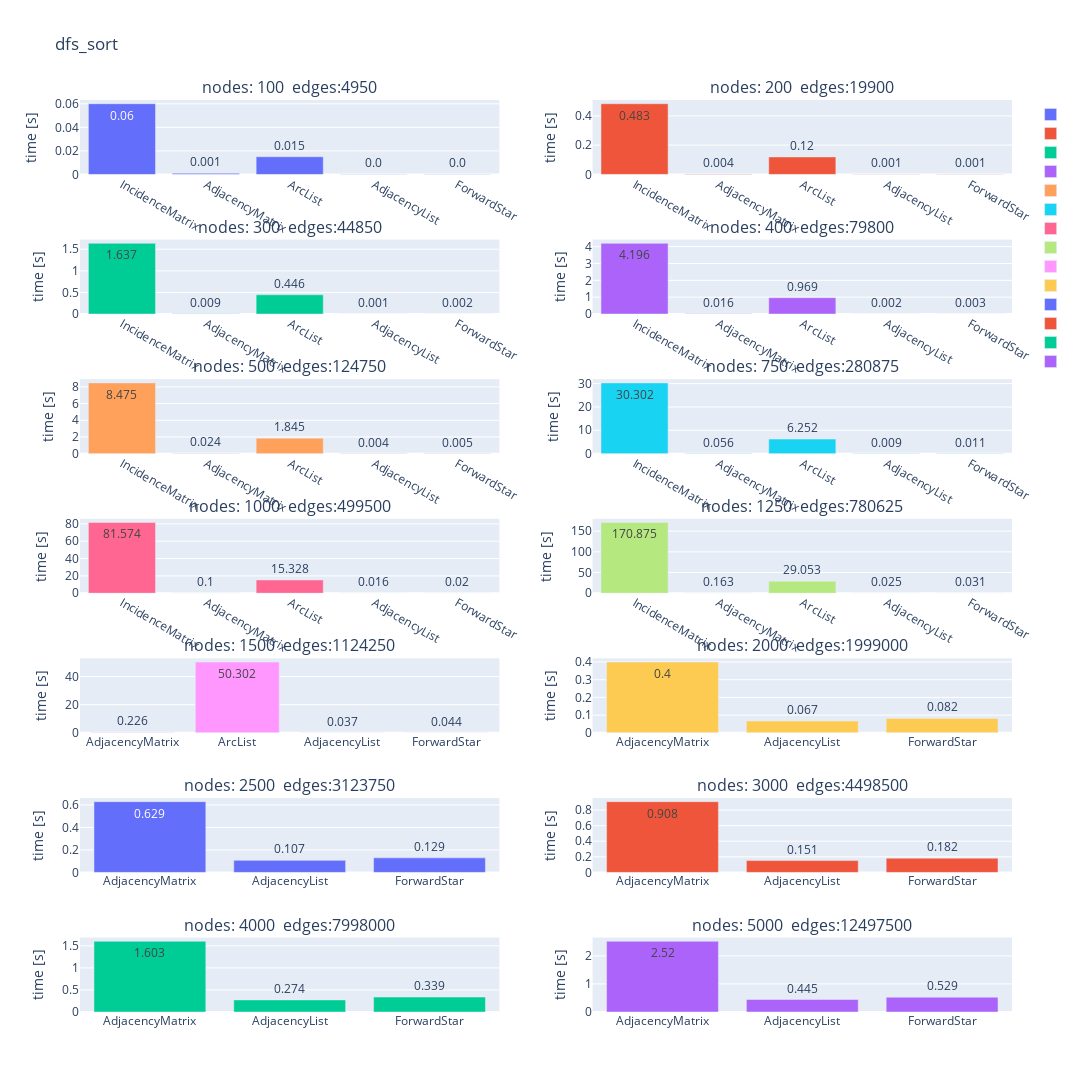

The notebook cell this image was saved under:
### Code cell
compareSortTimesForGraphSizes(times["dfs_sort"], "dfs_sort")

### Figure 1 — Plotly figure (JSON) as saved in the notebook; plotly's stock layout.template omitted (floating-point values rounded to 4 significant figures)
{"data": [{"name": "", "text": ["0.06", "0.001", "0.015", "0.0", "0.0"], "textposition": "auto", "type": "bar", "x": ["IncidenceMatrix", "AdjacencyMatrix", "ArcList", "AdjacencyList", "ForwardStar"], "xaxis": "x", "y": [0.06009, 0.0009658, 0.01505, 0.0001688, 0.0002029], "yaxis": "y"}, {"name": "", "text": ["0.483", "0.004", "0.12", "0.001", "0.001"], "textposition": "auto", "type": "bar", "x": ["IncidenceMatrix", "AdjacencyMatrix", "ArcList", "AdjacencyList", "ForwardStar"], "xaxis": "x2", "y": [0.4828, 0.003859, 0.1197, 0.0005429, 0.000747], "yaxis": "y2"}, {"name": "", "text": ["1.637", "0.009", "0.446", "0.001", "0.002"], "textposition": "auto", "type": "bar", "x": ["IncidenceMatrix", "AdjacencyMatrix", "ArcList", "AdjacencyList", "ForwardStar"], "xaxis": "x3", "y": [1.637, 0.008517, 0.4457, 0.001339, 0.001646], "yaxis": "y3"}, {"name": "", "text": ["4.196", "0.016", "0.969", "0.002", "0.003"], "textposition": "auto", "type": "bar", "x": ["IncidenceMatrix", "AdjacencyMatrix", "ArcList", "AdjacencyList", "ForwardStar"], "xaxis": "x4", "y": [4.196, 0.01566, 0.9687, 0.002316, 0.002855], "yaxis": "y4"}, {"name": "", "text": ["8.475", "0.024", "1.845", "0.004", "0.005"], "textposition": "auto", "type": "bar", "x": ["IncidenceMatrix", "AdjacencyMatrix", "ArcList", "AdjacencyList", "ForwardStar"], "xaxis": "x5", "y": [8.475, 0.02444, 1.845, 0.003749, 0.004647], "yaxis": "y5"}, {"name": "", "text": ["30.302", "0.056", "6.252", "0.009", "0.011"], "textposition": "auto", "type": "bar", "x": ["IncidenceMatrix", "AdjacencyMatrix", "ArcList", "AdjacencyList", "ForwardStar"], "xaxis": "x6", "y": [30.3, 0.05633, 6.252, 0.008947, 0.01112], "yaxis": "y6"}, {"name": "", "text": ["81.574", "0.1", "15.328", "0.016", "0.02"], "textposition": "auto", "type": "bar", "x": ["IncidenceMatrix", "AdjacencyMatrix", "ArcList", "AdjacencyList", "ForwardStar"], "xaxis": "x7", "y": [81.57, 0.09969, 15.33, 0.01599, 0.02008], "yaxis": "y7"}, {"name": "", "text": ["170.875", "0.163", "29.053", "0.025", "0.031"], "textposition": "auto", "type": "bar", "x": ["IncidenceMatrix", "AdjacencyMatrix", "ArcList", "AdjacencyList", "ForwardStar"], "xaxis": "x8", "y": [170.9, 0.1635, 29.05, 0.02545, 0.03056], "yaxis": "y8"}, {"name": "", "text": ["0.226", "50.302", "0.037", "0.044"], "textposition": "auto", "type": "bar", "x": ["AdjacencyMatrix", "ArcList", "AdjacencyList", "ForwardStar"], "xaxis": "x9", "y": [0.2256, 50.3, 0.03713, 0.04425], "yaxis": "y9"}, {"name": "", "text": ["0.4", "0.067", "0.082"], "textposition": "auto", "type": "bar", "x": ["AdjacencyMatrix", "AdjacencyList", "ForwardStar"], "xaxis": "x10", "y": [0.3996, 0.06661, 0.08153], "yaxis": "y10"}, {"name": "", "text": ["0.629", "0.107", "0.129"], "textposition": "auto", "type": "bar", "x": ["AdjacencyMatrix", "AdjacencyList", "ForwardStar"], "xaxis": "x11", "y": [0.6291, 0.1071, 0.1294], "yaxis": "y11"}, {"name": "", "text": ["0.908", "0.151", "0.182"], "textposition": "auto", "type": "bar", "x": ["AdjacencyMatrix", "AdjacencyList", "ForwardStar"], "xaxis": "x12", "y": [0.9075, 0.1515, 0.1823], "yaxis": "y12"}, {"name": "", "text": ["1.603", "0.274", "0.339"], "textposition": "auto", "type": "bar", "x": ["AdjacencyMatrix", "AdjacencyList", "ForwardStar"], "xaxis": "x13", "y": [1.603, 0.2739, 0.3391], "yaxis": "y13"}, {"name": "", "text": ["2.52", "0.445", "0.529"], "textposition": "auto", "type": "bar", "x": ["AdjacencyMatrix", "AdjacencyList", "ForwardStar"], "xaxis": "x14", "y": [2.52, 0.445, 0.5294], "yaxis": "y14"}], "layout": {"annotations": [{"font": {"size": 16}, "showarrow": false, "text": "nodes: 100  edges:4950", "x": 0.225, "xanchor": "center", "xref": "paper", "y": 1.0, "yanchor": "bottom", "yref": "paper"}, {"font": {"size": 16}, "showarrow": false, "text": "nodes: 200  edges:19900", "x": 0.775, "xanchor": "center", "xref": "paper", "y": 1.0, "yanchor": "bottom", "yref": "paper"}, {"font": {"size": 16}, "showarrow": false, "text": "nodes: 300  edges:44850", "x": 0.225, "xanchor": "center", "xref": "paper", "y": 0.8469, "yanchor": "bottom", "yref": "paper"}, {"font": {"size": 16}, "showarrow": false, "text": "nodes: 400  edges:79800", "x": 0.775, "xanchor": "center", "xref": "paper", "y": 0.8469, "yanchor": "bottom", "yref": "paper"}, {"font": {"size": 16}, "showarrow": false, "text": "nodes: 500  edges:124750", "x": 0.225, "xanchor": "center", "xref": "paper", "y": 0.6939, "yanchor": "bottom", "yref": "paper"}, {"font": {"size": 16}, "showarrow": false, "text": "nodes: 750  edges:280875", "x": 0.775, "xanchor": "center", "xref": "paper", "y": 0.6939, "yanchor": "bottom", "yref": "paper"}, {"font": {"size": 16}, "showarrow": false, "text": "nodes: 1000  edges:499500", "x": 0.225, "xanchor": "center", "xref": "paper", "y": 0.5408, "yanchor": "bottom", "yref": "paper"}, {"font": {"size": 16}, "showarrow": false, "text": "nodes: 1250  edges:780625", "x": 0.775, "xanchor": "center", "xref": "paper", "y": 0.5408, "yanchor": "bottom", "yref": "paper"}, {"font": {"size": 16}, "showarrow": false, "text": "nodes: 1500  edges:1124250", "x": 0.225, "xanchor": "center", "xref": "paper", "y": 0.3878, "yanchor": "bottom", "yref": "paper"}, {"font": {"size": 16}, "showarrow": false, "text": "nodes: 2000  edges:1999000", "x": 0.775, "xanchor": "center", "xref": "paper", "y": 0.3878, "yanchor": "bottom", "yref": "paper"}, {"font": {"size": 16}, "showarrow": false, "text": "nodes: 2500  edges:3123750", "x": 0.225, "xanchor": "center", "xref": "paper", "y": 0.2347, "yanchor": "bottom", "yref": "paper"}, {"font": {"size": 16}, "showarrow": false, "text": "nodes: 3000  edges:4498500", "x": 0.775, "xanchor": "center", "xref": "paper", "y": 0.2347, "yanchor": "bottom", "yref": "paper"}, {"font": {"size": 16}, "showarrow": false, "text": "nodes: 4000  edges:7998000", "x": 0.225, "xanchor": "center", "xref": "paper", "y": 0.08163, "yanchor": "bottom", "yref": "paper"}, {"font": {"size": 16}, "showarrow": false, "text": "nodes: 5000  edges:12497500", "x": 0.775, "xanchor": "center", "xref": "paper", "y": 0.08163, "yanchor": "bottom", "yref": "paper"}], "height": 1600, "title": {"text": "dfs_sort"}, "width": 1200, "xaxis": {"anchor": "y", "domain": [0, 0.45]}, "xaxis10": {"anchor": "y10", "domain": [0.55, 1]}, "xaxis11": {"anchor": "y11", "domain": [0, 0.45]}, "xaxis12": {"anchor": "y12", "domain": [0.55, 1]}, "xaxis13": {"anchor": "y13", "domain": [0, 0.45]}, "xaxis14": {"anchor": "y14", "domain": [0.55, 1]}, "xaxis2": {"anchor": "y2", "domain": [0.55, 1]}, "xaxis3": {"anchor": "y3", "domain": [0, 0.45]}, "xaxis4": {"anchor": "y4", "domain": [0.55, 1]}, "xaxis5": {"anchor": "y5", "domain": [0, 0.45]}, "xaxis6": {"anchor": "y6", "domain": [0.55, 1]}, "xaxis7": {"anchor": "y7", "domain": [0, 0.45]}, "xaxis8": {"anchor": "y8", "domain": [0.55, 1]}, "xaxis9": {"anchor": "y9", "domain": [0, 0.45]}, "yaxis": {"anchor": "x", "domain": [0.9184, 1.0], "title": {"text": "time [s]"}}, "yaxis10": {"anchor": "x10", "domain": [0.3061, 0.3878], "title": {"text": "time [s]"}}, "yaxis11": {"anchor": "x11", "domain": [0.1531, 0.2347], "title": {"text": "time [s]"}}, "yaxis12": {"anchor": "x12", "domain": [0.1531, 0.2347], "title": {"text": "time [s]"}}, "yaxis13": {"anchor": "x13", "domain": [0, 0.08163], "title": {"text": "time [s]"}}, "yaxis14": {"anchor": "x14", "domain": [0, 0.08163], "title": {"text": "time [s]"}}, "yaxis2": {"anchor": "x2", "domain": [0.9184, 1.0], "title": {"text": "time [s]"}}, "yaxis3": {"anchor": "x3", "domain": [0.7653, 0.8469], "title": {"text": "time [s]"}}, "yaxis4": {"anchor": "x4", "domain": [0.7653, 0.8469], "title": {"text": "time [s]"}}, "yaxis5": {"anchor": "x5", "domain": [0.6122, 0.6939], "title": {"text": "time [s]"}}, "yaxis6": {"anchor": "x6", "domain": [0.6122, 0.6939], "title": {"text": "time [s]"}}, "yaxis7": {"anchor": "x7", "domain": [0.4592, 0.5408], "title": {"text": "time [s]"}}, "yaxis8": {"anchor": "x8", "domain": [0.4592, 0.5408], "title": {"text": "time [s]"}}, "yaxis9": {"anchor": "x9", "domain": [0.3061, 0.3878], "title": {"text": "time [s]"}}}}
